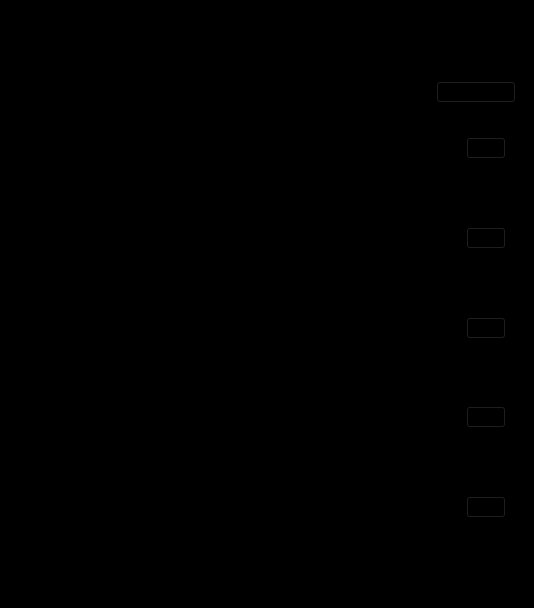
<?xml version="1.0" encoding="UTF-8"?>
<ui version="4.0">
 <class>MainWindow</class>
 <widget class="QMainWindow" name="MainWindow">
  <property name="geometry">
   <rect>
    <x>0</x>
    <y>0</y>
    <width>534</width>
    <height>608</height>
   </rect>
  </property>
  <property name="windowTitle">
   <string>MainWindow</string>
  </property>
  <property name="styleSheet">
   <string notr="true">background-color: rgb(0, 0, 0);</string>
  </property>
  <widget class="QWidget" name="centralwidget">
   <layout class="QGridLayout" name="gridLayout_5">
    <item row="0" column="0">
     <widget class="QWidget" name="widget" native="true">
      <property name="maximumSize">
       <size>
        <width>16777215</width>
        <height>100</height>
       </size>
      </property>
      <layout class="QGridLayout" name="gridLayout">
       <item row="0" column="0">
        <layout class="QHBoxLayout" name="horizontalLayout">
         <property name="sizeConstraint">
          <enum>QLayout::SizeConstraint::SetMinAndMaxSize</enum>
         </property>
         <item>
          <widget class="QLabel" name="label">
           <property name="maximumSize">
            <size>
             <width>50</width>
             <height>100</height>
            </size>
           </property>
           <property name="font">
            <font>
             <pointsize>15</pointsize>
            </font>
           </property>
           <property name="text">
            <string>WI-FI</string>
           </property>
          </widget>
         </item>
         <item>
          <spacer name="horizontalSpacer">
           <property name="orientation">
            <enum>Qt::Orientation::Horizontal</enum>
           </property>
           <property name="sizeType">
            <enum>QSizePolicy::Policy::Fixed</enum>
           </property>
           <property name="sizeHint" stdset="0">
            <size>
             <width>400</width>
             <height>20</height>
            </size>
           </property>
          </spacer>
         </item>
         <item>
          <widget class="QPushButton" name="pushButton_2">
           <property name="minimumSize">
            <size>
             <width>40</width>
             <height>30</height>
            </size>
           </property>
           <property name="maximumSize">
            <size>
             <width>20</width>
             <height>30</height>
            </size>
           </property>
           <property name="styleSheet">
            <string notr="true">QPushButton{
	border : none;
}</string>
           </property>
           <property name="text">
            <string/>
           </property>
           <property name="icon">
            <iconset resource="../efc4919b/res.qrc">
             <normaloff>:/images/on-button.png</normaloff>
             <normalon>:/images/off-button.png</normalon>:/images/on-button.png</iconset>
           </property>
           <property name="iconSize">
            <size>
             <width>40</width>
             <height>50</height>
            </size>
           </property>
           <property name="checkable">
            <bool>true</bool>
           </property>
           <property name="checked">
            <bool>false</bool>
           </property>
           <property name="autoExclusive">
            <bool>true</bool>
           </property>
          </widget>
         </item>
        </layout>
       </item>
      </layout>
     </widget>
    </item>
    <item row="1" column="0">
     <widget class="QWidget" name="widget_2" native="true">
      <property name="minimumSize">
       <size>
        <width>0</width>
        <height>0</height>
       </size>
      </property>
      <property name="maximumSize">
       <size>
        <width>16777215</width>
        <height>100</height>
       </size>
      </property>
      <layout class="QGridLayout" name="gridLayout_2">
       <item row="1" column="0">
        <layout class="QHBoxLayout" name="horizontalLayout_2">
         <item>
          <spacer name="horizontalSpacer_2">
           <property name="orientation">
            <enum>Qt::Orientation::Horizontal</enum>
           </property>
           <property name="sizeHint" stdset="0">
            <size>
             <width>40</width>
             <height>20</height>
            </size>
           </property>
          </spacer>
         </item>
         <item>
          <widget class="QLabel" name="label_2">
           <property name="font">
            <font>
             <pointsize>12</pointsize>
            </font>
           </property>
           <property name="text">
            <string>Networks</string>
           </property>
          </widget>
         </item>
         <item>
          <spacer name="horizontalSpacer_3">
           <property name="orientation">
            <enum>Qt::Orientation::Horizontal</enum>
           </property>
           <property name="sizeHint" stdset="0">
            <size>
             <width>40</width>
             <height>20</height>
            </size>
           </property>
          </spacer>
         </item>
         <item>
          <widget class="QPushButton" name="pushButton">
           <property name="text">
            <string>Scan</string>
           </property>
          </widget>
         </item>
        </layout>
       </item>
       <item row="0" column="0">
        <widget class="Line" name="line">
         <property name="orientation">
          <enum>Qt::Orientation::Horizontal</enum>
         </property>
        </widget>
       </item>
      </layout>
     </widget>
    </item>
    <item row="2" column="0">
     <widget class="QScrollArea" name="scrollArea">
      <property name="widgetResizable">
       <bool>true</bool>
      </property>
      <widget class="QWidget" name="scrollAreaWidgetContents_2">
       <property name="geometry">
        <rect>
         <x>0</x>
         <y>0</y>
         <width>518</width>
         <height>479</height>
        </rect>
       </property>
       <layout class="QGridLayout" name="gridLayout_3">
        <item row="0" column="0">
         <widget class="QWidget" name="widget_3" native="true">
          <layout class="QGridLayout" name="gridLayout_4">
           <item row="0" column="0">
            <layout class="QVBoxLayout" name="verticalLayout_2">
             <item>
              <layout class="QHBoxLayout" name="horizontalLayout_3">
               <item>
                <widget class="QLabel" name="label_0">
                 <property name="text">
                  <string/>
                 </property>
                </widget>
               </item>
               <item>
                <spacer name="horizontalSpacer_4">
                 <property name="orientation">
                  <enum>Qt::Orientation::Horizontal</enum>
                 </property>
                 <property name="sizeHint" stdset="0">
                  <size>
                   <width>40</width>
                   <height>20</height>
                  </size>
                 </property>
                </spacer>
               </item>
               <item>
                <widget class="QPushButton" name="button_0">
                 <property name="styleSheet">
                  <string notr="true"/>
                 </property>
                 <property name="text">
                  <string/>
                 </property>
                </widget>
               </item>
              </layout>
             </item>
             <item>
              <spacer name="verticalSpacer">
               <property name="orientation">
                <enum>Qt::Orientation::Vertical</enum>
               </property>
               <property name="sizeHint" stdset="0">
                <size>
                 <width>20</width>
                 <height>40</height>
                </size>
               </property>
              </spacer>
             </item>
             <item>
              <layout class="QHBoxLayout" name="horizontalLayout_9">
               <item>
                <widget class="QLabel" name="label_1">
                 <property name="text">
                  <string/>
                 </property>
                </widget>
               </item>
               <item>
                <spacer name="horizontalSpacer_10">
                 <property name="orientation">
                  <enum>Qt::Orientation::Horizontal</enum>
                 </property>
                 <property name="sizeHint" stdset="0">
                  <size>
                   <width>40</width>
                   <height>20</height>
                  </size>
                 </property>
                </spacer>
               </item>
               <item>
                <widget class="QPushButton" name="button_1">
                 <property name="text">
                  <string/>
                 </property>
                </widget>
               </item>
              </layout>
             </item>
             <item>
              <spacer name="verticalSpacer_2">
               <property name="orientation">
                <enum>Qt::Orientation::Vertical</enum>
               </property>
               <property name="sizeHint" stdset="0">
                <size>
                 <width>20</width>
                 <height>40</height>
                </size>
               </property>
              </spacer>
             </item>
             <item>
              <layout class="QHBoxLayout" name="horizontalLayout_11">
               <item>
                <widget class="QLabel" name="label_3">
                 <property name="text">
                  <string/>
                 </property>
                </widget>
               </item>
               <item>
                <spacer name="horizontalSpacer_12">
                 <property name="orientation">
                  <enum>Qt::Orientation::Horizontal</enum>
                 </property>
                 <property name="sizeHint" stdset="0">
                  <size>
                   <width>40</width>
                   <height>20</height>
                  </size>
                 </property>
                </spacer>
               </item>
               <item>
                <widget class="QPushButton" name="button_2">
                 <property name="text">
                  <string/>
                 </property>
                </widget>
               </item>
              </layout>
             </item>
             <item>
              <spacer name="verticalSpacer_3">
               <property name="orientation">
                <enum>Qt::Orientation::Vertical</enum>
               </property>
               <property name="sizeHint" stdset="0">
                <size>
                 <width>20</width>
                 <height>40</height>
                </size>
               </property>
              </spacer>
             </item>
             <item>
              <layout class="QHBoxLayout" name="horizontalLayout_12">
               <item>
                <widget class="QLabel" name="label_9">
                 <property name="text">
                  <string/>
                 </property>
                </widget>
               </item>
               <item>
                <spacer name="horizontalSpacer_13">
                 <property name="orientation">
                  <enum>Qt::Orientation::Horizontal</enum>
                 </property>
                 <property name="sizeHint" stdset="0">
                  <size>
                   <width>40</width>
                   <height>20</height>
                  </size>
                 </property>
                </spacer>
               </item>
               <item>
                <widget class="QPushButton" name="button_3">
                 <property name="text">
                  <string/>
                 </property>
                </widget>
               </item>
              </layout>
             </item>
             <item>
              <spacer name="verticalSpacer_4">
               <property name="orientation">
                <enum>Qt::Orientation::Vertical</enum>
               </property>
               <property name="sizeHint" stdset="0">
                <size>
                 <width>20</width>
                 <height>40</height>
                </size>
               </property>
              </spacer>
             </item>
             <item>
              <layout class="QHBoxLayout" name="horizontalLayout_13">
               <item>
                <widget class="QLabel" name="label_11">
                 <property name="text">
                  <string/>
                 </property>
                </widget>
               </item>
               <item>
                <spacer name="horizontalSpacer_14">
                 <property name="orientation">
                  <enum>Qt::Orientation::Horizontal</enum>
                 </property>
                 <property name="sizeHint" stdset="0">
                  <size>
                   <width>40</width>
                   <height>20</height>
                  </size>
                 </property>
                </spacer>
               </item>
               <item>
                <widget class="QPushButton" name="button_4">
                 <property name="text">
                  <string/>
                 </property>
                </widget>
               </item>
              </layout>
             </item>
             <item>
              <spacer name="verticalSpacer_5">
               <property name="orientation">
                <enum>Qt::Orientation::Vertical</enum>
               </property>
               <property name="sizeHint" stdset="0">
                <size>
                 <width>20</width>
                 <height>40</height>
                </size>
               </property>
              </spacer>
             </item>
            </layout>
           </item>
          </layout>
         </widget>
        </item>
       </layout>
      </widget>
     </widget>
    </item>
   </layout>
  </widget>
 </widget>
 <resources>
  <include location="../efc4919b/res.qrc"/>
 </resources>
 <connections/>
</ui>
